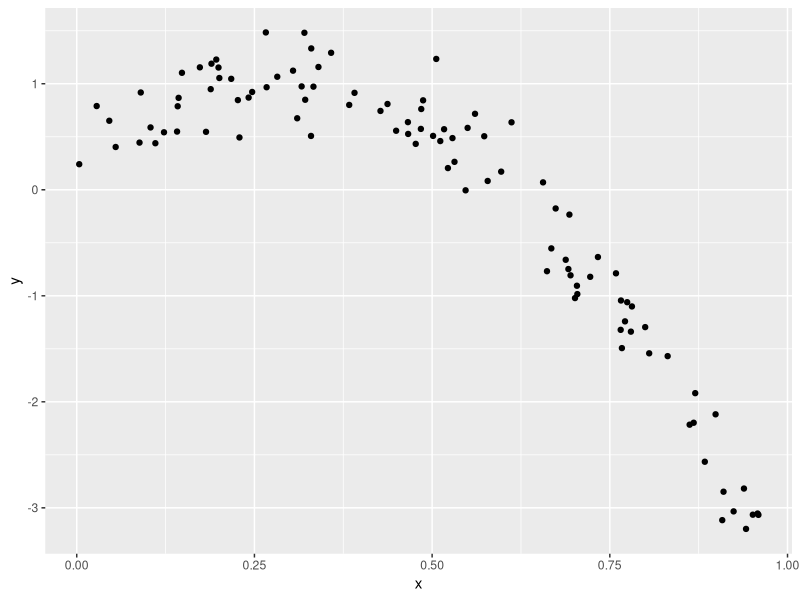
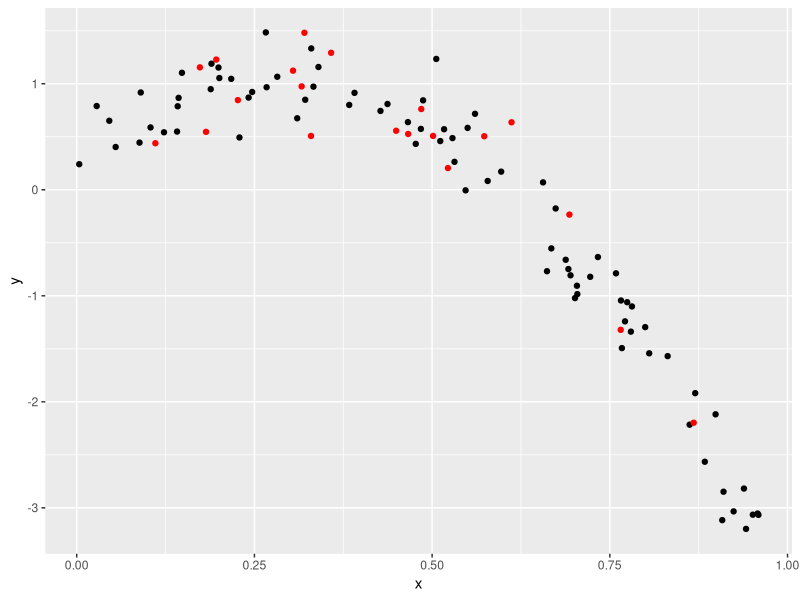
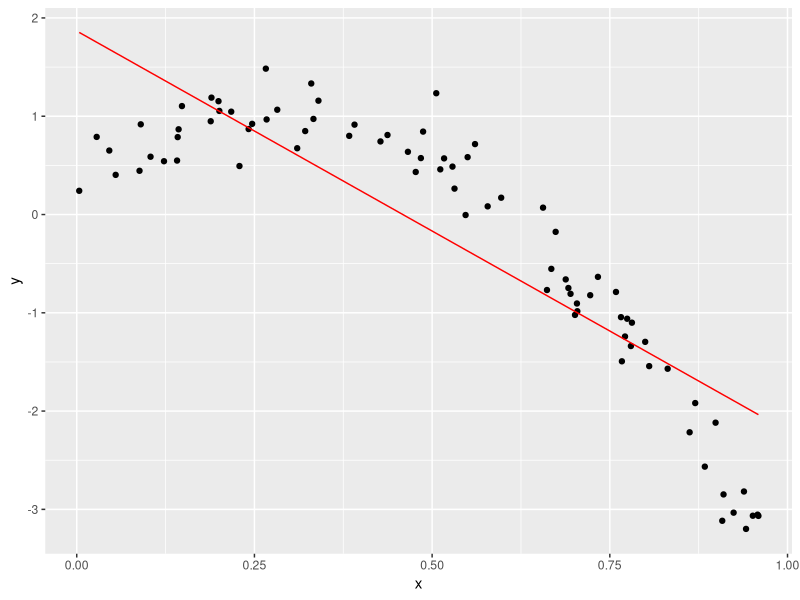
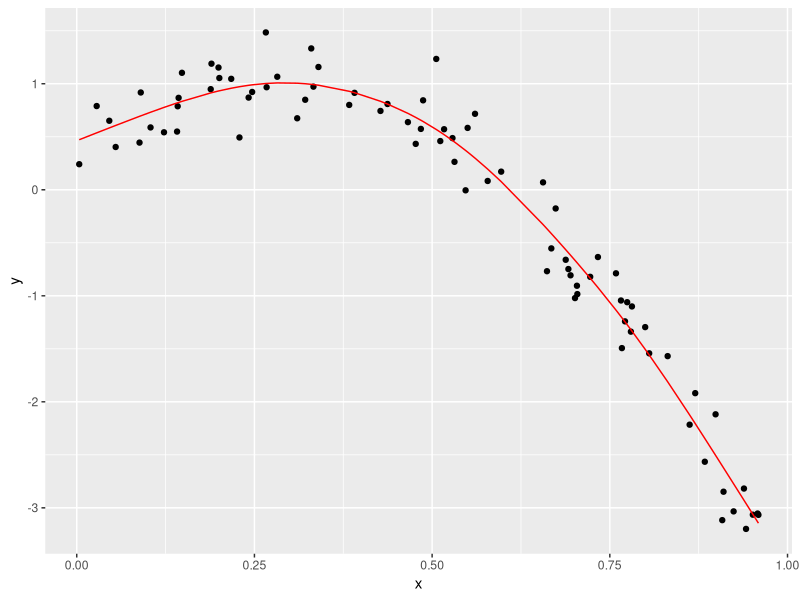
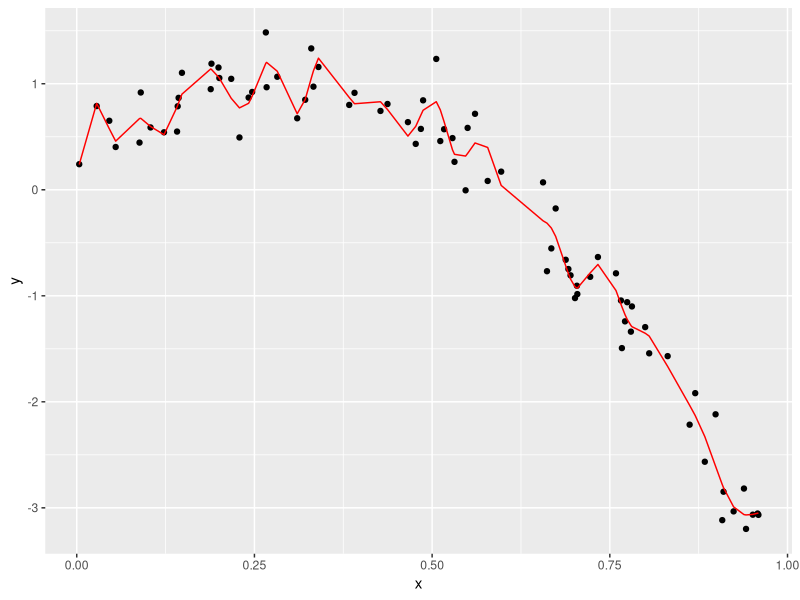

Write the R code that produced these figures, in order.
## ---- chunk 1
knitr::opts_chunk$set(echo = TRUE)
## ---- chunk 2
library(tidyverse)
library(modelr)
library(mgcv)
## ---- chunk 3
nonlinear_df = 
  tibble(
    id = 1:100,
    x = runif(100, 0, 1),
    y = 1 - 10 * (x - .3) ^ 2 + rnorm(100, 0, .3)
  )
## ---- chunk 4

nonlinear_df |> 
  ggplot(aes(x = x, y = y)) + 
  geom_point()
## ---- chunk 5
train_df = sample_n(nonlinear_df, size=80) 
test_df = anti_join(nonlinear_df, train_df, by = "id")
#anti-join looks at rows that exist in non-linear df and not in my training df, the identifying column is ID.

ggplot(train_df, aes(x = x, y = y)) + 
  geom_point() + 
  geom_point(data = test_df, color = "red")
## ---- chunk 6
linear_model=lm(y~x, data=train_df) #lm is linear
smooth_model=gam(y~s(x), data=train_df) #generalized additive model (gam), y is a smooth function of x
wiggle_model=gam(y~s(x, k=30), sp=10e-6, data=train_df)
## ---- chunk 7
train_df |>
  add_predictions(linear_model) |> 
  ggplot(aes(x=x, y=y)) + 
  geom_point() +
  geom_line(aes(y=pred), color="red")

#this linear model is throwing a line that doesnt really fit much
## ---- chunk 8
train_df |> 
  add_predictions(smooth_model) |> 
  ggplot(aes(x = x, y = y)) + geom_point() + 
  geom_line(aes(y = pred), color = "red")
## ---- chunk 9
train_df |> 
  add_predictions(wiggle_model) |> 
  ggplot(aes(x = x, y = y)) + geom_point() + 
  geom_line(aes(y = pred), color = "red")
